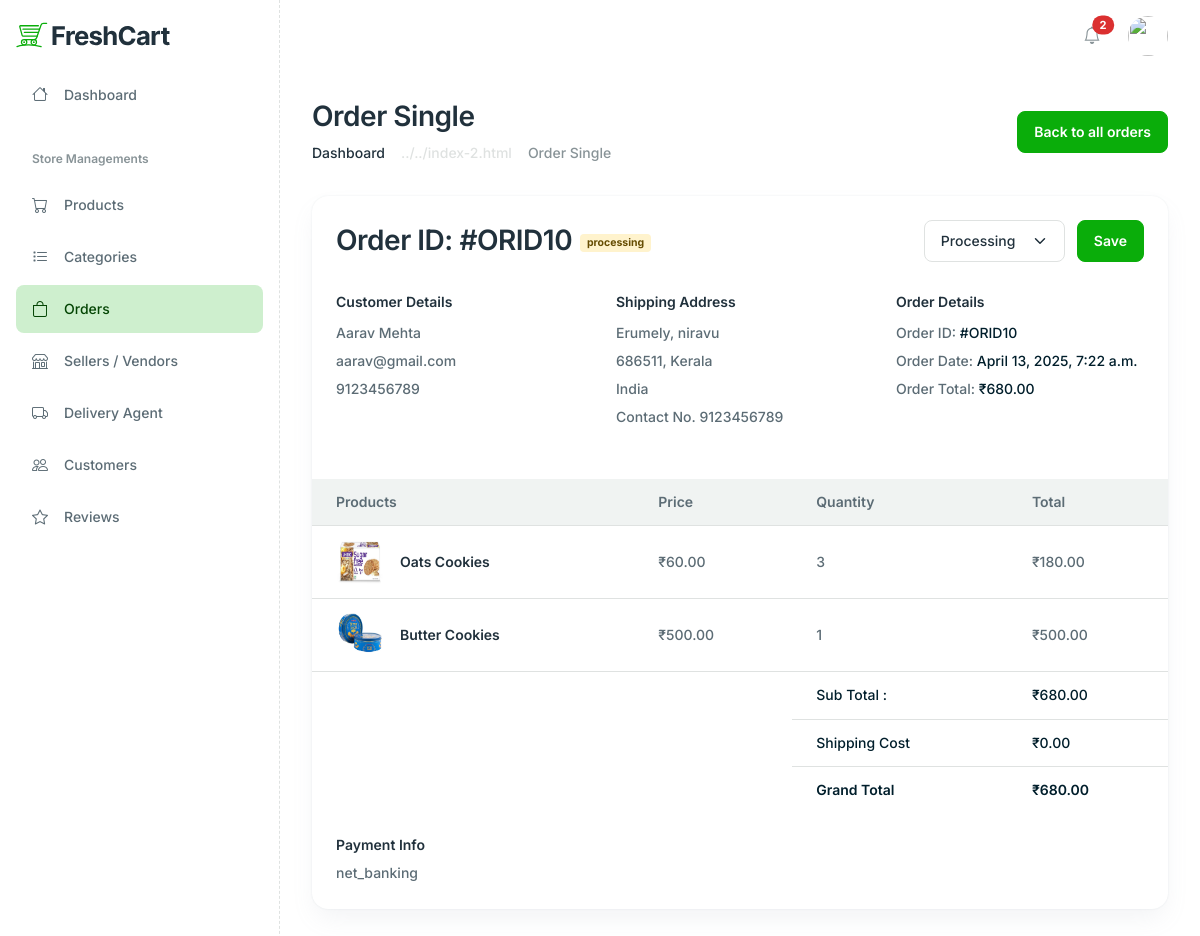
Page /administrator/orderSingle/10/ on the committed database.
### customer/models.py (models this page shows, shortened)
class Cart(models.Model):
    buyer = models.ForeignKey(User, on_delete=models.CASCADE, related_name="orders_as_buyer",
                              limit_choices_to={'rights': 'customer'})
    seller = models.ForeignKey(User, on_delete=models.CASCADE, related_name="orders_as_seller",
                               limit_choices_to={'rights': 'seller'})
    delivery_user = models.ForeignKey(User, on_delete=models.SET_NULL, null=True, blank=True,
                                      related_name="orders_as_delivery_user",
                                      limit_choices_to={'rights': 'delivery'})
    location = models.ForeignKey(Address, on_delete=models.SET_NULL, null=True, blank=True)
    PAYMENT_METHOD_CHOICES = [
        ('cod', 'Cash on Delivery'),
        ('credit_card', 'Credit Card'),
        ('debit_card', 'Debit Card'),
        ('upi', 'UPI'),
        ('net_banking', 'Net Banking'),
    ]
    payment_method = models.CharField(max_length=50, choices=PAYMENT_METHOD_CHOICES, default='cod')
    STATUS_CHOICES = [
        ('pending', 'Pending'),
        ('processing', 'Processing'),
        ('shipped', 'Shipped'),
        ('delivered', 'Delivered'),
        ('cancelled', 'Cancelled'),
    ]
    status = models.CharField(max_length=50, choices=STATUS_CHOICES, default='pending')
    date_time = models.DateTimeField(default=now)
    delivery_otp = models.CharField(max_length=6, blank=True, null=True)
    delivery_charge = models.DecimalField(max_digits=10, decimal_places=2, blank=True, null=True)

class CartProduct(models.Model):
    cart = models.ForeignKey(Cart, on_delete=models.CASCADE, related_name="cart_products")
    product = models.ForeignKey(Product, on_delete=models.CASCADE, related_name="in_carts")
    quantity = models.PositiveIntegerField()
    weight = models.CharField(max_length=20)
    price = models.DecimalField(max_digits=10, decimal_places=2)  # (quantity * unit_price)

### administrator/models.py (models this page shows, shortened)
class User(models.Model):
    name = models.CharField(max_length=255)
    email = models.EmailField(unique=True)
    password = models.CharField(max_length=255)
    approved = models.BooleanField(default=True)
    phone_no = models.CharField(max_length=15, unique=True)
    rights = models.CharField(
        max_length=50,
        choices=[('admin', 'Admin'), ('seller', 'Seller'), ('customer', 'Customer'), ('delivery', 'Delivery')],
        default='customer'
    )
    created_at = models.DateTimeField(default=now, editable=False)
    photo = models.ImageField(upload_to='user_photos/', blank=True, null=True)

class Address(models.Model):
    user = models.ForeignKey(User, on_delete=models.CASCADE, related_name="addresses")
    street = models.CharField(max_length=255)
    city = models.CharField(max_length=100)
    state = models.CharField(max_length=100)
    postal_code = models.CharField(max_length=20)
    is_primary = models.BooleanField(default=False)

### seller/models.py (models this page shows, shortened)
class Product(models.Model):
    name = models.CharField(max_length=255)
    description = models.TextField(blank=True, null=True)
    category = models.ForeignKey(Category, on_delete=models.CASCADE, related_name="products")
    stock = models.PositiveIntegerField(default=0)
    product_code = models.CharField(max_length=100, unique=True)
    availability = models.BooleanField(default=True)
    brand = models.CharField(max_length=255, blank=True, null=True)
    manufacturing_date = models.DateField(blank=True, null=True)
    ingredients_used = models.TextField(blank=True, null=True)
    is_veg = models.BooleanField(default=True)
    vendor = models.ForeignKey(User, on_delete=models.CASCADE, related_name="products",
                               limit_choices_to={'rights': 'seller'})

class ProductImage(models.Model):
    product = models.ForeignKey(Product, on_delete=models.CASCADE, related_name="images")
    image = models.ImageField(upload_to='product_images/')

### administrator/views.py (the view)
# urls.py: path('orderSingle/<int:order_id>/',orderSingle,name="orderSingle"),
def orderSingle(request, order_id):
    cart = get_object_or_404(Cart, id=order_id)
    cart_products = CartProduct.objects.filter(cart=cart)
    total = sum(p.quantity * p.price for p in cart_products) + cart.delivery_charge
    if request.method == "POST":
        status = request.POST.get('status')
        if status:
            cart.status=status
            cart.save()
            return redirect('orderSingle', order_id=order_id)
    for cp in cart_products:
        cp.subtotal = cp.price * cp.quantity
    return render(request, 'administrator/orderSingle.html', {
        'current_page': 4,
        'order': cart,
        'total': total,
        'other_orders': cart_products,
        'order_total': total,
        'shipping': cart.delivery_charge,
        'subTotal': total,
    })

### customer/context_processors.py (called while the page is built, shortened)
def common_data(request):
    login = "userid" in request.session
    user = None
    cart_items = []
    cart_total = 0
    cart_count = 0
    like_count = 0
    categories = []
    return {
        "login": login,
        "user": user,
        "cart_items": cart_items,
        'cart_total':cart_total,
        'cart_count' : cart_count,
        'like_count' : like_count,
        'categories' : categories,
    }

### administrator/templates/administrator/orderSingle.html (shortened to what this page needs)
{% extends 'administrator/baseDash.html' %}  {% block content %} {% load static %}
<main class="main-content-wrapper">
   <div class="container">
      <div class="row mb-8">
         <div class="col-md-12">
            <div class="d-flex flex-column flex-md-row justify-content-between align-items-md-center gap-4">
               <div>
                  <h2>Order Single</h2>
                  <nav aria-label="breadcrumb">
                     <ol class="breadcrumb mb-0">
                        <li class="breadcrumb-item"><a href="#" class="text-inherit">Dashboard</a></li>
                        <li class="breadcrumb-item active" aria-current="page">Order Single</li>
                     </ol>
                  </nav>
               </div>
               <div>
                  <a href="{% url 'order_list' %}" class="btn btn-primary">Back to all orders</a>
               </div>
            </div>
         </div>
      </div>
      <div class="row">
         <div class="col-xl-12 col-12 mb-5">
            <div class="card h-100 card-lg">
               <div class="card-body p-6">
                  <div class="d-md-flex justify-content-between">
                     <div class="d-flex align-items-center mb-2 mb-md-0">
                        <h2 class="mb-0">Order ID: #ORID{{ order.id }}</h2>
                        <span class="ms-2">{% if order.status == 'delivered' %}
                           <span class="badge bg-light-primary text-dark-primary">Success</span>
                    {% elif order.status == 'cancelled' %}
                    <span class="badge bg-light-danger text-dark-danger">Cancel</span>
                    {% else %}
                    <span class="badge bg-light-warning text-dark-warning">{{order.status}}</span>
                    {% endif %}</span>
                     </div>
                     <form action="" method="post">
                     <div class="d-md-flex">
<div class="mb-2 mb-md-0">
<select name="status" class="form-select">
 <option {% if order.status == 'processing' %} selected {% endif %} value="processing">Processing</option>
</select>
</div>
                        <div class="ms-md-3">
                           <button type="submit" class="btn btn-primary">Save</button>
                        </div>
                       </form>
                     </div>
                  </div>
                  <div class="mt-8">
                     <div class="row">
                        <div class="col-lg-4 col-md-4 col-12">
                           <div class="mb-6">
                              <h6>Customer Details</h6>
                              <p class="mb-1 lh-lg">
                                 {{order.buyer.name}}
                                 <br />
                                 {{order.buyer.email}}
                                 <br />
                                 {{order.buyer.phone_no}}
                              </p>
                           </div>
                        </div>
                        <div class="col-lg-4 col-md-4 col-12">
                           <div class="mb-6">
                              <h6>Shipping Address</h6>
                              <p class="mb-1 lh-lg">
                                 {{order.location.street}}, {{order.location.city}}
                                 <br />
                                 {{order.location.postal_code}}, {{order.location.state}}
                                 <br />
                                 India
                                 <br />
                                 Contact No. {{order.buyer.phone_no}}
                              </p>
                           </div>
                        </div>
                        <div class="col-lg-4 col-md-4 col-12">
                           <div class="mb-6">
                              <h6>Order Details</h6>
                              <p class="mb-1 lh-lg">
                                 Order ID:
                                 <span class="text-dark">#ORID{{ order.id }}</span>
                                 <br />
                                 Order Date:
                                 <span class="text-dark">{{ order.date_time }}</span>
                                 <br />
                                 Order Total:
                                 <span class="text-dark"> ₹{{subTotal}}</span>
                              </p>
                           </div>
                        </div>
                     </div>
                  </div>
               </div>
               <div class="row">
                  <div class="col-12">
                     <div class="table-responsive">
                        <table class="table mb-0 text-nowrap table-centered">
                           <thead class="bg-light">
                              <tr>
                                 <th>Products</th>
                                 <th>Price</th>
                                 <th>Quantity</th>
                                 <th>Total</th>
                              </tr>
                           </thead>
                           <tbody>
                              {% for item in other_orders %}
                              <tr>
                                 <td>
                                    <a href="" class="text-inherit">
                                       <div class="d-flex align-items-center">
                                          <div>
                                             <img src="{{ item.product.images.first.image.url }}" alt="" class="icon-shape icon-lg" />
                                          </div>
                                          <div class="ms-lg-4 mt-2 mt-lg-0">
                                             <h5 class="mb-0 h6">{{ item.product.name }}</h5>
                                          </div>
                                       </div>
                                    </a>
                                 </td>
                                 <td><span class="text-body">₹{{item.price}}</span></td>
                                 <td>{{item.quantity}}</td>
                                 <td>₹{{item.subtotal}}</td>
                              </tr>
                              {% endfor %}
                              <tr>
                                 <td class="border-bottom-0 pb-0"></td>
                                 <td class="border-bottom-0 pb-0"></td>
                                 <td colspan="1" class="fw-medium text-dark">
                                    Sub Total :
                                 </td>
                                 <td class="fw-medium text-dark">
                                    ₹{{order_total}}
                                 </td>
                              </tr>
                              <tr>
                                 <td class="border-bottom-0 pb-0"></td>
                                 <td class="border-bottom-0 pb-0"></td>
                                 <td colspan="1" class="fw-medium text-dark">
                                    Shipping Cost
                                 </td>
                                 <td class="fw-medium text-dark">
                                    ₹{{shipping}}
                                 </td>
                              </tr>
                              <tr>
                                 <td></td>
                                 <td></td>
                                 <td colspan="1" class="fw-semibold text-dark">
                                    Grand Total
                                 </td>
                                 <td class="fw-semibold text-dark">
                                    ₹{{subTotal}}
                                 </td>
                              </tr>
                           </tbody>
                        </table>
                     </div>
                  </div>
               </div>
               <div class="card-body p-6">
                  <div class="row">
                     <div class="col-md-6 mb-4 mb-lg-0">
                        <h6>Payment Info</h6>
                        <span>{{ order.payment_method }}</span>
                     </div>
                  </div>
               </div>
            </div>
         </div>
      </div>
   </div>
  {% endblock %}

### rows in the picture
Cart: id "10", status "processing", status "Processing", buyer.name "Aarav Mehta", buyer.email "aarav@gmail.com", buyer.phone_no "9123456789", location.street "Erumely", location.city "niravu", location.postal_code "686511", location.state "Kerala", date_time "April 13, 2025, 7:22 a.m.", delivery_charge "0.00", payment_method "net_banking"
CartProduct: product.images.first.image (picture), product.name "Oats Cookies", price "60.00", quantity "3", subtotal "180.00"
CartProduct: product.images.first.image (picture), product.name "Butter Cookies", price "500.00", quantity "1", subtotal "500.00"

### other values in the picture
{{ subTotal }} "680.00"
{{ order_total }} "680.00"
